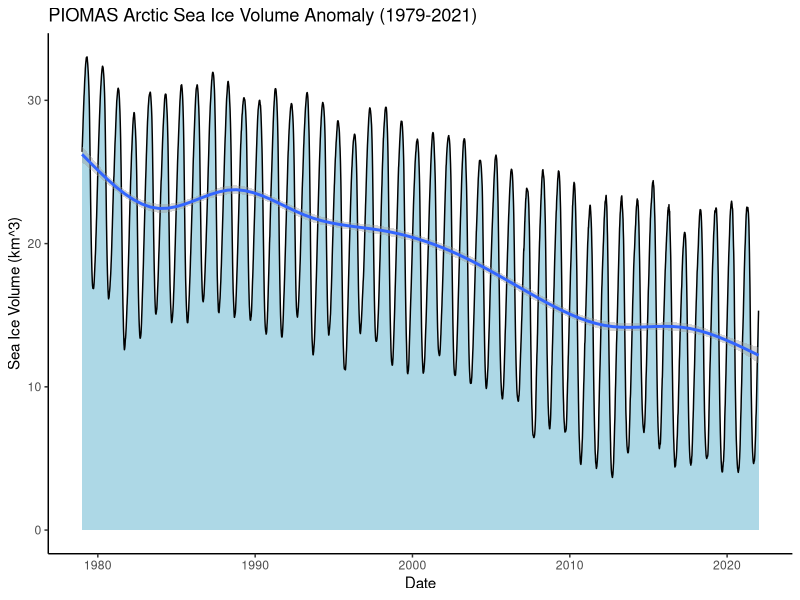

R code for this plot:
## ---- chunk 1
knitr::opts_chunk$set(echo = TRUE)
## ---- chunk 2
# load packages
library(ggplot2)
library(lubridate)
## ---- chunk 3
# load data 
sea_ice_data <- read.csv("data/sea_ice.csv")

# Create dataframe
sea_ice_data <- data.frame(sea_ice_data)

# Format date column
sea_ice_data$Date <- mdy(sea_ice_data$Date)
## ---- chunk 4
# Visualize sea ice data 

ggplot(data = sea_ice_data, aes(x = Date, y = Vol)) +
  geom_area(fill="lightblue", color="black") +
  geom_smooth() +
  labs(title = "PIOMAS Arctic Sea Ice Volume Anomaly (1979-2021)",
       x = "Date",
       y = "Sea Ice Volume (km^3)") +
  theme_classic()

